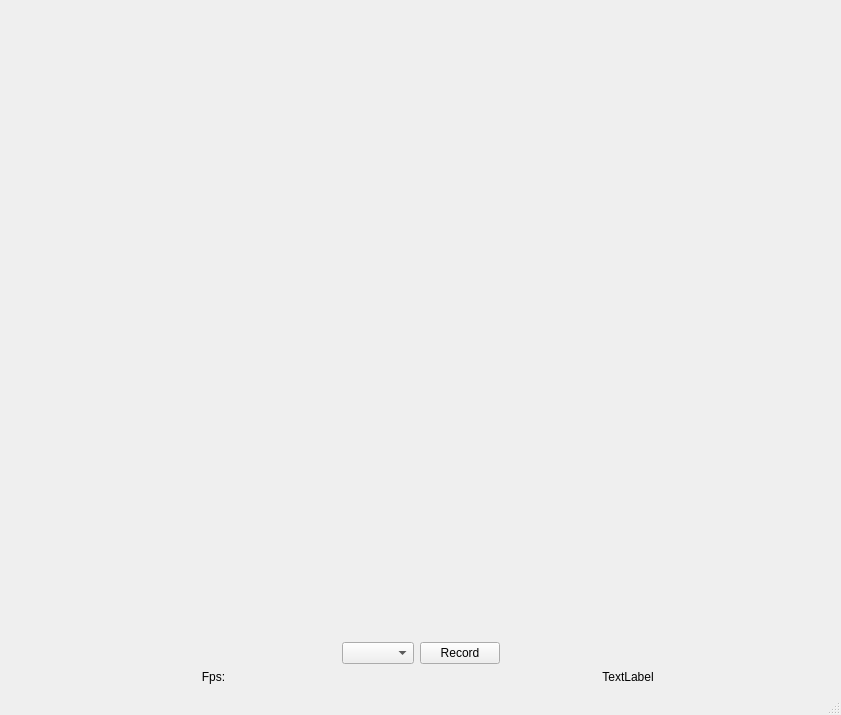
<?xml version="1.0" encoding="UTF-8"?>
<ui version="4.0">
 <class>MainWindow</class>
 <widget class="QMainWindow" name="MainWindow">
  <property name="geometry">
   <rect>
    <x>0</x>
    <y>0</y>
    <width>841</width>
    <height>715</height>
   </rect>
  </property>
  <property name="windowTitle">
   <string>MainWindow</string>
  </property>
  <widget class="QWidget" name="centralwidget">
   <layout class="QGridLayout" name="gridLayout">
    <item row="0" column="0">
     <layout class="QVBoxLayout" name="verticalLayout">
      <item>
       <widget class="QLabel" name="imageLabel">
        <property name="enabled">
         <bool>true</bool>
        </property>
        <property name="sizePolicy">
         <sizepolicy hsizetype="Preferred" vsizetype="MinimumExpanding">
          <horstretch>0</horstretch>
          <verstretch>0</verstretch>
         </sizepolicy>
        </property>
        <property name="minimumSize">
         <size>
          <width>1</width>
          <height>1</height>
         </size>
        </property>
        <property name="sizeIncrement">
         <size>
          <width>0</width>
          <height>0</height>
         </size>
        </property>
        <property name="layoutDirection">
         <enum>Qt::LeftToRight</enum>
        </property>
        <property name="text">
         <string/>
        </property>
        <property name="scaledContents">
         <bool>false</bool>
        </property>
        <property name="alignment">
         <set>Qt::AlignCenter</set>
        </property>
       </widget>
      </item>
      <item>
       <layout class="QVBoxLayout" name="verticalLayout_2">
        <item>
         <layout class="QHBoxLayout" name="horizontalLayout">
          <item>
           <spacer name="horizontalSpacer_4">
            <property name="orientation">
             <enum>Qt::Horizontal</enum>
            </property>
            <property name="sizeHint" stdset="0">
             <size>
              <width>40</width>
              <height>20</height>
             </size>
            </property>
           </spacer>
          </item>
          <item>
           <widget class="QComboBox" name="camera_selection_comboBox"/>
          </item>
          <item>
           <widget class="QPushButton" name="recordButton">
            <property name="enabled">
             <bool>true</bool>
            </property>
            <property name="autoFillBackground">
             <bool>false</bool>
            </property>
            <property name="styleSheet">
             <string notr="true">QPushButton#recordButton { 
}
QPushButton#recordButton:disabled {
    color: grey; 
}
QPushButton#recordButton:pressed {
}
QPushButton#recordButton:focus:pressed { 
 }
QPushButton#recordButton:focus { 
}
QPushButton#recordButton:hover {
 }
QPushButton#recordButton:checked { 
    background-color: red;
 }</string>
            </property>
            <property name="text">
             <string>Record</string>
            </property>
            <property name="checkable">
             <bool>true</bool>
            </property>
            <property name="checked">
             <bool>false</bool>
            </property>
            <property name="autoRepeat">
             <bool>false</bool>
            </property>
            <property name="autoDefault">
             <bool>false</bool>
            </property>
            <property name="default">
             <bool>false</bool>
            </property>
            <property name="flat">
             <bool>false</bool>
            </property>
           </widget>
          </item>
          <item>
           <spacer name="horizontalSpacer_2">
            <property name="orientation">
             <enum>Qt::Horizontal</enum>
            </property>
            <property name="sizeHint" stdset="0">
             <size>
              <width>40</width>
              <height>20</height>
             </size>
            </property>
           </spacer>
          </item>
         </layout>
        </item>
       </layout>
      </item>
     </layout>
    </item>
    <item row="1" column="0">
     <layout class="QHBoxLayout" name="horizontalLayout_2">
      <item>
       <widget class="QLabel" name="frame_rate_label">
        <property name="sizePolicy">
         <sizepolicy hsizetype="Preferred" vsizetype="Minimum">
          <horstretch>0</horstretch>
          <verstretch>0</verstretch>
         </sizepolicy>
        </property>
        <property name="layoutDirection">
         <enum>Qt::LeftToRight</enum>
        </property>
        <property name="text">
         <string>Fps:</string>
        </property>
        <property name="alignment">
         <set>Qt::AlignCenter</set>
        </property>
       </widget>
      </item>
      <item>
       <widget class="QLabel" name="label">
        <property name="sizePolicy">
         <sizepolicy hsizetype="Preferred" vsizetype="Minimum">
          <horstretch>0</horstretch>
          <verstretch>0</verstretch>
         </sizepolicy>
        </property>
        <property name="text">
         <string>TextLabel</string>
        </property>
        <property name="alignment">
         <set>Qt::AlignCenter</set>
        </property>
       </widget>
      </item>
     </layout>
    </item>
   </layout>
  </widget>
  <widget class="QMenuBar" name="menubar">
   <property name="geometry">
    <rect>
     <x>0</x>
     <y>0</y>
     <width>841</width>
     <height>27</height>
    </rect>
   </property>
  </widget>
  <widget class="QStatusBar" name="statusbar"/>
 </widget>
 <resources/>
 <connections/>
</ui>
